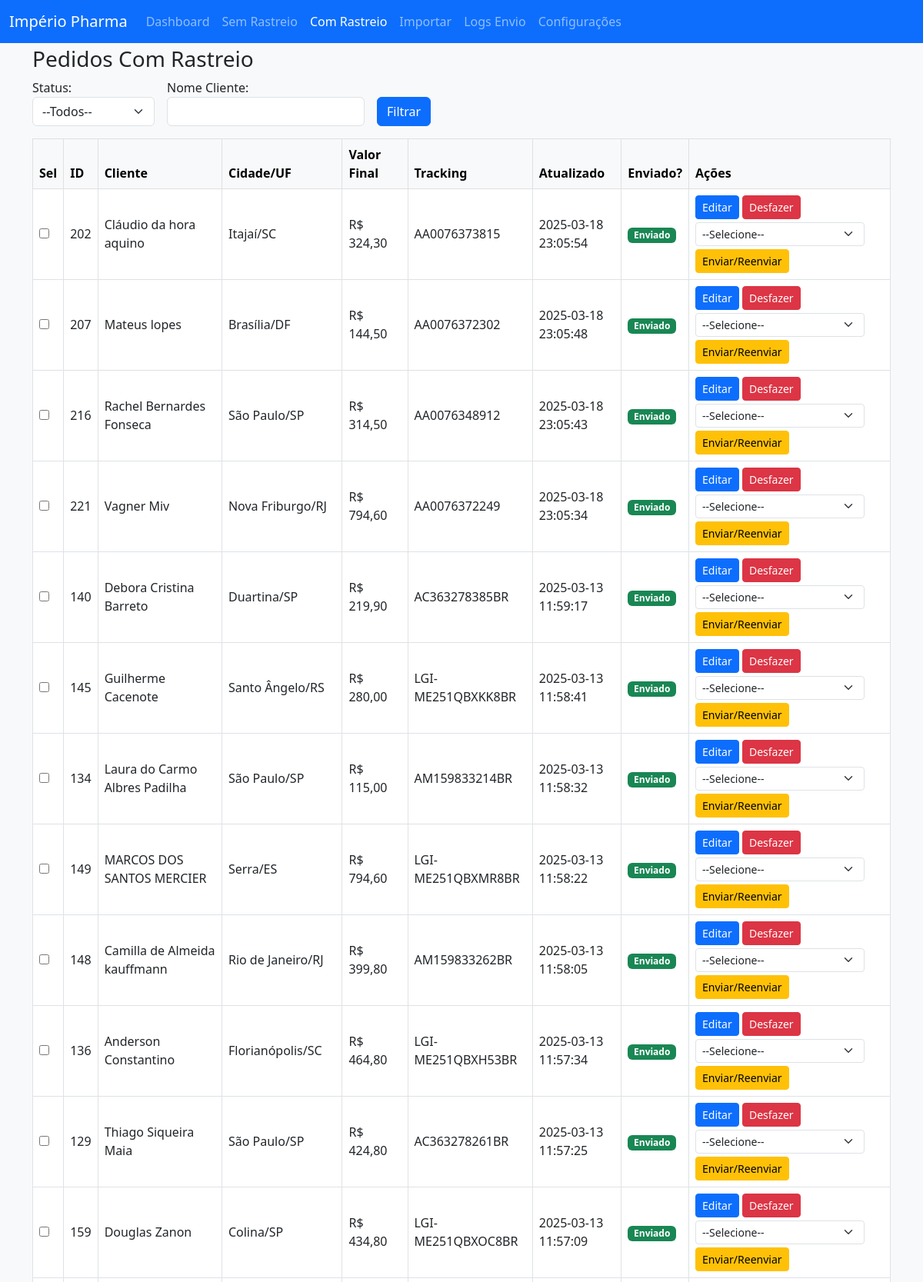
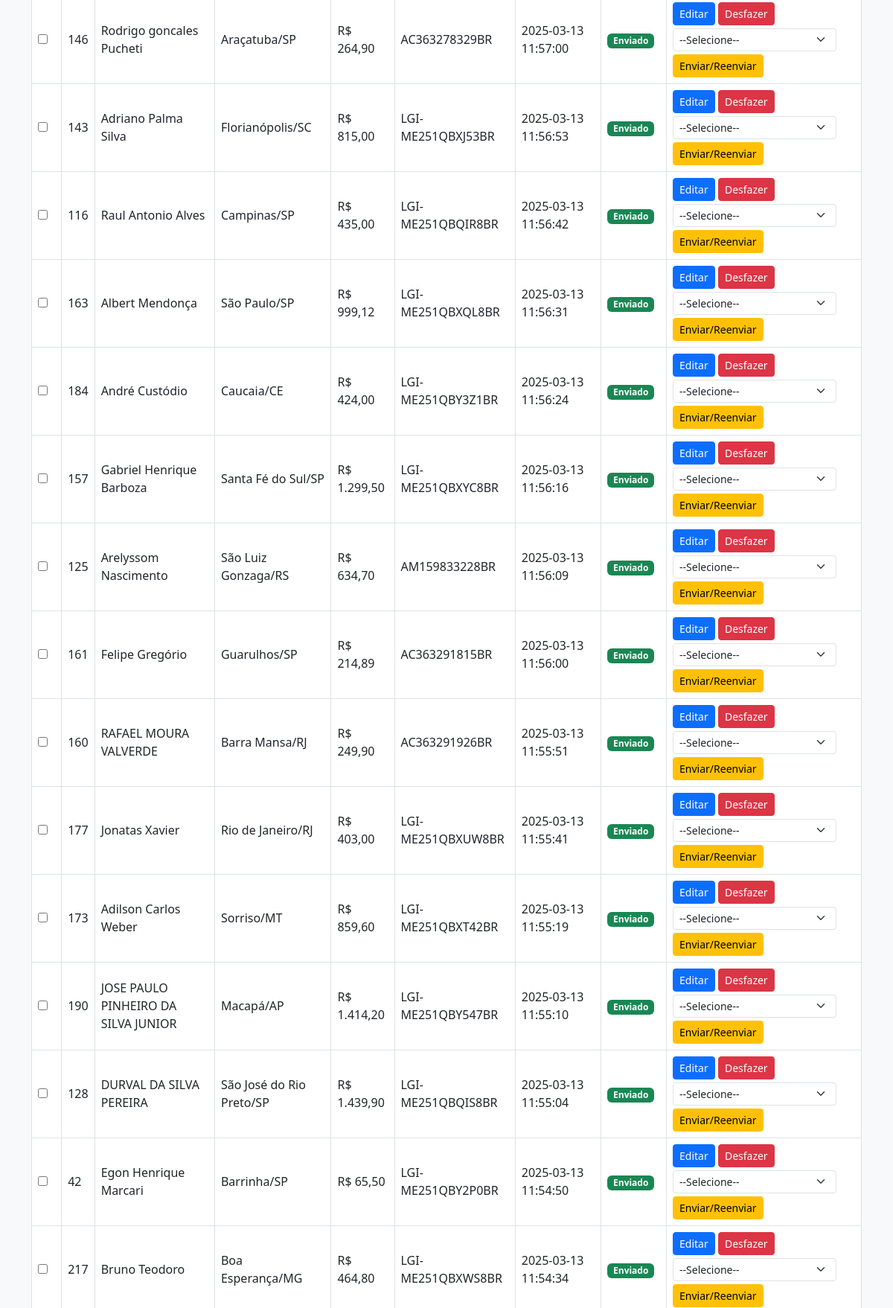
Screenshot of /loja.imperiopharma.com.py/admin/pages/rastreios_novo.php?tab=matched (upper part) with the database file from the repository (2 pictures, top to bottom).
### tables this page shows
CREATE TABLE `orders` (
  `id` int(11) NOT NULL,
  `customer_name` varchar(100) NOT NULL,
  `cpf` varchar(20) DEFAULT NULL,
  `phone` varchar(20) DEFAULT NULL,
  `email` varchar(100) DEFAULT NULL,
  `address` varchar(200) DEFAULT NULL,
  `number` varchar(20) DEFAULT NULL,
  `complement` varchar(100) DEFAULT NULL,
  `neighborhood` varchar(100) DEFAULT NULL,
  `city` varchar(100) DEFAULT NULL,
  `state` varchar(2) DEFAULT NULL,
  `cep` varchar(10) DEFAULT NULL,
  `shipping_type` varchar(50) DEFAULT NULL,
  `shipping_value` decimal(10,2) DEFAULT 0.00,
  `payment_method` varchar(20) DEFAULT NULL,
  `discount_value` decimal(10,2) DEFAULT 0.00,
  `card_fee_value` decimal(10,2) DEFAULT 0.00,
  `insurance_value` decimal(10,2) DEFAULT 0.00,
  `total` decimal(10,2) NOT NULL DEFAULT 0.00,
  `cost_total` decimal(10,2) NOT NULL DEFAULT 0.00,
  `final_value` decimal(10,2) NOT NULL DEFAULT 0.00,
  `transaction_id` varchar(100) DEFAULT NULL,
  `receipt_url` varchar(255) DEFAULT NULL,
  `points_earned` int(11) NOT NULL DEFAULT 0,
  `status` varchar(50) DEFAULT 'PENDENTE',
  `tracking_code` varchar(50) DEFAULT NULL,
  `admin_comments` text DEFAULT NULL,
  `shipped` tinyint(1) NOT NULL DEFAULT 0,
  `shipped_at` datetime DEFAULT NULL,
  `closed` tinyint(1) NOT NULL DEFAULT 0,
  `comprovante_url` varchar(255) DEFAULT NULL,
  `created_at` datetime DEFAULT current_timestamp(),
  `updated_at` datetime NOT NULL DEFAULT current_timestamp() ON UPDATE current_timestamp(),
  `customer_id` int(11) DEFAULT NULL
);

### loja.imperiopharma.com.py/admin/pages/rastreios_novo.php (the view, shortened to what this page needs)
<?php
require_once __DIR__ . '/../inc/config.php';
try {
    $pdo->exec("SET NAMES 'utf8mb4'");
    $pdo->exec("SET CHARACTER SET utf8mb4");
    $pdo->exec("SET collation_connection = 'utf8mb4_unicode_ci'");
} catch (Exception $e) {
    error_log("Falha ao definir utf8mb4: " . $e->getMessage());
}
$ENABLE_BULK_WHATSAPP         = true;
$tab    = $_GET['tab']    ?? 'dashboard';
    ?>
<!DOCTYPE html>
<html lang="pt-BR">
<head>
  <link rel="stylesheet" href="https://cdn.jsdelivr.net/npm/bootstrap@5.3.0/dist/css/bootstrap.min.css">
</head>
<body class="bg-light">
<nav class="navbar navbar-expand-lg navbar-dark bg-primary fixed-top">
  <div class="container-fluid">
    <a class="navbar-brand" href="?tab=dashboard">Império Pharma</a>
    <div class="collapse navbar-collapse" id="navMain">
      <ul class="navbar-nav me-auto mb-2 mb-lg-0">
        <li class="nav-item"><a class="nav-link <?=($tab==='dashboard'?'active':'')?>" href="?tab=dashboard">Dashboard</a></li>
        <li class="nav-item"><a class="nav-link <?=($tab==='unmatched'?'active':'')?>" href="?tab=unmatched">Sem Rastreio</a></li>
        <li class="nav-item"><a class="nav-link <?=($tab==='matched'?'active':'')?>" href="?tab=matched">Com Rastreio</a></li>
        <li class="nav-item"><a class="nav-link <?=($tab==='import'?'active':'')?>" href="?tab=import">Importar</a></li>
        <li class="nav-item"><a class="nav-link <?=($tab==='logs'?'active':'')?>" href="?tab=logs">Logs Envio</a></li>
        <li class="nav-item"><a class="nav-link <?=($tab==='config'?'active':'')?>" href="?tab=config">Configurações</a></li>
      </ul>
    </div>
  </div>
</nav>
<div class="container">
<?php if($tab==='dashboard'): ?>
  <?php
    $c1=$pdo->query("SELECT COUNT(*) FROM orders WHERE (tracking_code IS NULL OR tracking_code='')")->fetchColumn();
    $c2=$pdo->query("SELECT COUNT(*) FROM orders WHERE (tracking_code IS NOT NULL AND tracking_code<>'')")->fetchColumn();
    $c3=$pdo->query("SELECT COUNT(*) FROM orders WHERE status='CONCLUIDO'")->fetchColumn();
    $c4=$pdo->query("SELECT COUNT(*) FROM orders WHERE status='CANCELADO'")->fetchColumn();
    $c5=$pdo->query("SELECT COUNT(*) FROM orders WHERE shipped=1")->fetchColumn();
  ?>
  <h3 class="mb-4">Dashboard / Visão Geral</h3>
  <div class="row">
    <div class="col-md-2">
      <div class="card text-bg-light mb-3">
        <div class="card-body">
          <h5 class="card-title">Sem Rastreio</h5>
          <p class="card-text fs-4"><?=$c1?></p>
        </div>
      </div>
    </div>
    <div class="col-md-2">
      <div class="card text-bg-light mb-3">
        <div class="card-body">
          <h5 class="card-title">Com Rastreio</h5>
          <p class="card-text fs-4"><?=$c2?></p>
        </div>
      </div>
    </div>
    <div class="col-md-2">
      <div class="card text-bg-light mb-3">
        <div class="card-body">
          <h5 class="card-title">Concluídos</h5>
          <p class="card-text fs-4"><?=$c3?></p>
        </div>
      </div>
    </div>
    <div class="col-md-2">
      <div class="card text-bg-light mb-3">
        <div class="card-body">
          <h5 class="card-title">Cancelados</h5>
          <p class="card-text fs-4"><?=$c4?></p>
        </div>
      </div>
    </div>
    <div class="col-md-4">
      <div class="card text-bg-light mb-3">
        <div class="card-body">
          <h5 class="card-title">WhatsApp Enviados</h5>
          <p class="card-text fs-4"><?=$c5?></p>
        </div>
      </div>
    </div>
  </div>
  <p class="text-muted">Estatísticas gerais do sistema...</p>
<?php elseif($tab==='matched'): ?>
  <?php
    $nome=trim($_GET['nome']??'');
    $page=(int)($_GET['p']??1);
    $limit=50;
    $offset=($page-1)*$limit;
    $where=["(tracking_code IS NOT NULL AND tracking_code<>'')"];
    $whereSql=$where?'WHERE '.implode(' AND ',$where):'';
    $sql="SELECT id, customer_name, phone, tracking_code, city, state, final_value,
                 updated_at, created_at, shipped
          FROM orders
          $whereSql
          ORDER BY updated_at DESC, id DESC
          LIMIT :l OFFSET :o";
    $stm=$pdo->prepare($sql);
    $stm->bindValue(':l',$limit,PDO::PARAM_INT);
    $stm->bindValue(':o',$offset,PDO::PARAM_INT);
    $stm->execute();
    $rows=$stm->fetchAll(PDO::FETCH_ASSOC);
    $hoje=date('Y-m-d');
  ?>
  <h3>Pedidos Com Rastreio</h3>
  <form method="GET" class="row g-3 align-items-end mb-3">
    <div class="col-auto">
      <label>Status:</label>
      <select name="status" class="form-select">
        <option value="">--Todos--</option>
      </select>
    </div>
    <div class="col-auto">
      <label>Nome Cliente:</label>
      <input type="text" name="nome" class="form-control" value="<?=htmlspecialchars($nome)?>">
    </div>
    <div class="col-auto">
      <button type="submit" class="btn btn-primary">Filtrar</button>
    </div>
  </form>
  <?php if($ENABLE_BULK_WHATSAPP): ?>
  <form method="POST" action="?action=send_whatsapp_bulk&tab=matched">
  <?php endif;?>
  <div class="table-responsive">
    <table class="table table-bordered align-middle">
      <thead class="table-light">
        <tr>
          <?php if($ENABLE_BULK_WHATSAPP): ?>
          <th>Sel</th>
          <?php endif;?>
          <th>ID</th>
          <th>Cliente</th>
          <th>Cidade/UF</th>
          <th>Valor Final</th>
          <th>Tracking</th>
          <th>Atualizado</th>
          <th>Enviado?</th>
          <th>Ações</th>
        </tr>
      </thead>
      <tbody>
      <?php if(!$rows): ?>
        <tr><td colspan="<?=($ENABLE_BULK_WHATSAPP?9:8)?>" class="text-center text-muted">Nenhum pedido encontrado</td></tr>
      <?php else: ?>
        <?php foreach($rows as $od):
            $pid=(int)$od['id'];
            $cuf=htmlspecialchars(($od['city']??'').'/'.($od['state']??''));
            $fv=number_format($od['final_value']??0,2,',','.');
            $trk=htmlspecialchars($od['tracking_code']??'');
            $upd=($od['updated_at']??$od['created_at']??'');
            $isToday=(substr($upd,0,10)===$hoje);
            $rowClass=$isToday?'today-match':'';
            $shippedVal = (int)($od['shipped'] ?? 0);
        ?>
        <tr class="<?=$rowClass?>">
          <?php if($ENABLE_BULK_WHATSAPP): ?>
          <td><input type="checkbox" name="ids[]" value="<?=$pid?>"></td>
          <?php endif;?>
          <td><?=$pid?></td>
          <td><?=htmlspecialchars($od['customer_name']??'')?></td>
          <td><?=$cuf?></td>
          <td>R$ <?=$fv?></td>
          <td><?=$trk?></td>
          <td><?=htmlspecialchars($upd)?></td>
          <td>
            <?php if($shippedVal===1): ?>
              <span class="badge bg-success">Enviado</span>
            <?php else: ?>
              <span class="badge bg-danger">Pendente</span>
            <?php endif; ?>
          </td>
          <td>
            <a href="?action=edit&id=<?=$pid?>&tab=matched" class="btn btn-sm btn-primary">Editar</a>
            <a href="?action=undo&id=<?=$pid?>&tab=matched" class="btn btn-sm btn-danger"
               onclick="return confirm('Remover tracking?');">Desfazer</a>
            <br>
            <select id="sel_<?=$pid?>" class="form-select form-select-sm d-inline-block mt-1" style="width:220px;">
              <option value="">--Selecione--</option>
            </select>
            <button type="button" class="btn btn-sm btn-warning mt-1" onclick="reenvioWhatsApp(<?=$pid?>)">Enviar/Reenviar</button>
          </td>
        </tr>
        <?php endforeach;?>
      <?php endif;?>
      </tbody>
    </table>
  </div>
  <?php if($ENABLE_BULK_WHATSAPP): ?>
  </form>
  <?php endif;?>
<?php endif; ?>
</div>
</body>
</html>

### loja.imperiopharma.com.py/admin/pages/rastreios_novo.php (style rules this page uses)
body { padding-top:60px; }

### rows the page displays
orders: id "202", customer_name "Cláudio da hora aquino", cuf "Itajaí/SC", final_value "324,30", tracking_code "AA0076373815", updated_at "2025-03-18 23:05:54", shipped "Enviado"
orders: id "207", customer_name "Mateus lopes", cuf "Brasília/DF", final_value "144,50", tracking_code "AA0076372302", updated_at "2025-03-18 23:05:48", shipped "Enviado"
orders: id "216", customer_name "Rachel Bernardes Fonseca", cuf "São Paulo/SP", final_value "314,50", tracking_code "AA0076348912", updated_at "2025-03-18 23:05:43", shipped "Enviado"
orders: id "221", customer_name "Vagner Miv", cuf "Nova Friburgo/RJ", final_value "794,60", tracking_code "AA0076372249", updated_at "2025-03-18 23:05:34", shipped "Enviado"
orders: id "140", customer_name "Debora Cristina Barreto", cuf "Duartina/SP", final_value "219,90", tracking_code "AC363278385BR", updated_at "2025-03-13 11:59:17", shipped "Enviado"
orders: id "145", customer_name "Guilherme Cacenote", cuf "Santo Ângelo/RS", final_value "280,00", tracking_code "LGI-ME251QBXKK8BR", updated_at "2025-03-13 11:58:41", shipped "Enviado"
orders: id "134", customer_name "Laura do Carmo Albres Padilha", cuf "São Paulo/SP", final_value "115,00", tracking_code "AM159833214BR", updated_at "2025-03-13 11:58:32", shipped "Enviado"
orders: id "149", customer_name "MARCOS DOS SANTOS MERCIER", cuf "Serra/ES", final_value "794,60", tracking_code "LGI-ME251QBXMR8BR", updated_at "2025-03-13 11:58:22", shipped "Enviado"
orders: id "148", customer_name "Camilla de Almeida kauffmann", cuf "Rio de Janeiro/RJ", final_value "399,80", tracking_code "AM159833262BR", updated_at "2025-03-13 11:58:05", shipped "Enviado"
orders: id "136", customer_name "Anderson Constantino", cuf "Florianópolis/SC", final_value "464,80", tracking_code "LGI-ME251QBXH53BR", updated_at "2025-03-13 11:57:34", shipped "Enviado"
orders: id "129", customer_name "Thiago Siqueira Maia", cuf "São Paulo/SP", final_value "424,80", tracking_code "AC363278261BR", updated_at "2025-03-13 11:57:25", shipped "Enviado"
orders: id "159", customer_name "Douglas Zanon", cuf "Colina/SP", final_value "434,80", tracking_code "LGI-ME251QBXOC8BR", updated_at "2025-03-13 11:57:09", shipped "Enviado"
orders: id "146", customer_name "Rodrigo goncales Pucheti", cuf "Araçatuba/SP", final_value "264,90", tracking_code "AC363278329BR", updated_at "2025-03-13 11:57:00", shipped "Enviado"
orders: id "143", customer_name "Adriano Palma Silva", cuf "Florianópolis/SC", final_value "815,00", tracking_code "LGI-ME251QBXJ53BR", updated_at "2025-03-13 11:56:53", shipped "Enviado"
orders: id "116", customer_name "Raul Antonio Alves", cuf "Campinas/SP", final_value "435,00", tracking_code "LGI-ME251QBQIR8BR", updated_at "2025-03-13 11:56:42", shipped "Enviado"
orders: id "163", customer_name "Albert Mendonça", cuf "São Paulo/SP", final_value "999,12", tracking_code "LGI-ME251QBXQL8BR", updated_at "2025-03-13 11:56:31", shipped "Enviado"
orders: id "184", customer_name "André Custódio", cuf "Caucaia/CE", final_value "424,00", tracking_code "LGI-ME251QBY3Z1BR", updated_at "2025-03-13 11:56:24", shipped "Enviado"
orders: id "157", customer_name "Gabriel Henrique Barboza", cuf "Santa Fé do Sul/SP", final_value "1.299,50", tracking_code "LGI-ME251QBXYC8BR", updated_at "2025-03-13 11:56:16", shipped "Enviado"
orders: id "125", customer_name "Arelyssom Nascimento", cuf "São Luiz Gonzaga/RS", final_value "634,70", tracking_code "AM159833228BR", updated_at "2025-03-13 11:56:09", shipped "Enviado"
orders: id "161", customer_name "Felipe Gregório", cuf "Guarulhos/SP", final_value "214,89", tracking_code "AC363291815BR", updated_at "2025-03-13 11:56:00", shipped "Enviado"
orders: id "160", customer_name "RAFAEL MOURA VALVERDE", cuf "Barra Mansa/RJ", final_value "249,90", tracking_code "AC363291926BR", updated_at "2025-03-13 11:55:51", shipped "Enviado"
orders: id "177", customer_name "Jonatas Xavier", cuf "Rio de Janeiro/RJ", final_value "403,00", tracking_code "LGI-ME251QBXUW8BR", updated_at "2025-03-13 11:55:41", shipped "Enviado"
orders: id "173", customer_name "Adilson Carlos Weber", cuf "Sorriso/MT", final_value "859,60", tracking_code "LGI-ME251QBXT42BR", updated_at "2025-03-13 11:55:19", shipped "Enviado"
orders: id "190", customer_name "JOSE PAULO PINHEIRO DA SILVA JUNIOR", cuf "Macapá/AP", final_value "1.414,20", tracking_code "LGI-ME251QBY547BR", updated_at "2025-03-13 11:55:10", shipped "Enviado"
orders: id "128", customer_name "DURVAL DA SILVA PEREIRA", cuf "São José do Rio Preto/SP", final_value "1.439,90", tracking_code "LGI-ME251QBQIS8BR", updated_at "2025-03-13 11:55:04", shipped "Enviado"
orders: id "42", customer_name "Egon Henrique Marcari", cuf "Barrinha/SP", final_value "65,50", tracking_code "LGI-ME251QBY2P0BR", updated_at "2025-03-13 11:54:50", shipped "Enviado"
orders: id "217", customer_name "Bruno Teodoro", cuf "Boa Esperança/MG", final_value "464,80", tracking_code "LGI-ME251QBXWS8BR", updated_at "2025-03-13 11:54:34", shipped "Enviado"
